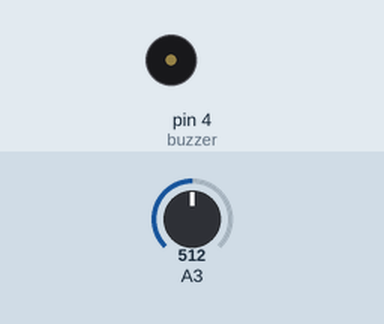
Recording of a sketch running on a simulated Arduino Uno, built with avr-gcc and run on an emulated ATmega328P. Shown: buzzer (waves = sounding, pin HIGH). The test bench sets the inputs (shaded band); at power-on: A3 = 512.

Above: at 1.2 s.
1.3 s: A3 set to 716
At 2.11 s:
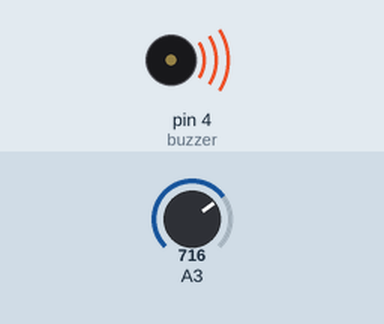
Timing chart, 0 to 9.8 s (numbered marks = the images above; inputs shaded):
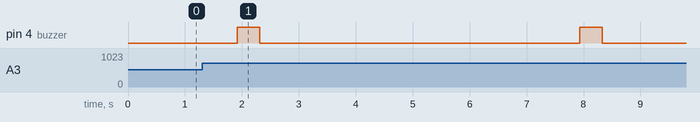

The sketch:

mTrinket01.ino
```cpp
///---|Gen-Synth
int trig = 555;

long timeM;
int wait = 6000;
int durationW = 0;

int buzzer = 4;
long timeB;
int buzz = 1000;
int durationB = 0;

int mic;
boolean micOff = false;
boolean buzzOn = false;

void setup(){
  pinMode(buzzer,OUTPUT);
}

void loop(){

  mic = analogRead(3);

  if( mic > trig && micOff == false){
    ///-WAIT "Stop hearing"
    micOff = true;
    timeM = millis();
    ///-BUZZ
    buzzOn = true;
    timeB = millis();
  }

  ///-MIC
  if(micOff == true){
    if (millis() - timeM >= wait){
      micOff = false;
    }
    else {
      durationW = millis() - timeM;
    }
  }

  ///-BUZZER
  if(buzzOn == true && micOff == true && durationW > buzz/1.6666){
    digitalWrite(buzzer,HIGH);
//    tone(buzzer,1000,buzz);
    if (millis() - timeB >= buzz){
      buzzOn = false;
    }
    if(buzzOn == false){
    digitalWrite(buzzer, LOW);
//    noTone(); |function out of bounds
    }
  }

  delay(10);

}
```

Measured:
- after the input at 1.3 s, pin 4 (buzzer): alternates HIGH for 0.40 s and LOW for 5.6 s, starting after 0.62 s
